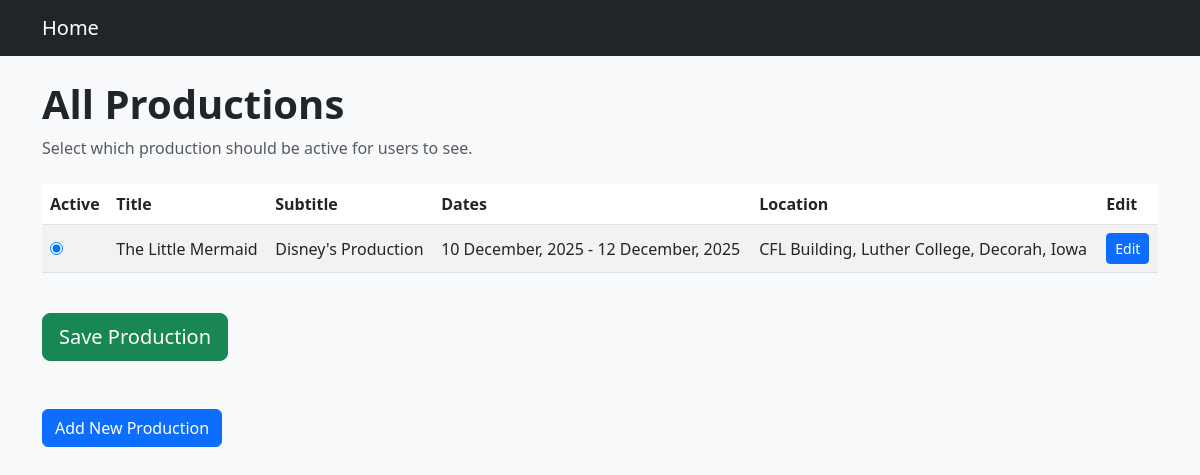
The page /edit/all on the database its author committed.
### App/models.py (models this page shows, shortened)
class Production(db.Model):
    __tablename__ = "production"
    id = Column(Integer, primary_key=True, nullable=False)
    title = Column(String, nullable=False)
    subtitle = Column(String)
    image = Column(String)
    start_date = Column(DateTime)
    end_date = Column(DateTime)
    location = Column(String)
    price = Column(Float)
    notes = Column(String)
    thanks = Column(String)
    is_active = Column(Boolean)

### App/routes.py (the view)
@edit.get("/all")
def edit_all():
    productions = Production.query.all()
    return render_template("edit/all.jinja", productions=productions)

### App/templates/edit/all.jinja
{% extends "edit/base.jinja" %}
{% block content %}
<div class="mb-4">
    <h1 class="fw-bold">All Productions</h1>
    <p class="text-muted">Select which production should be active for users to see.</p>
</div>
<form method="POST" action="">
    <div class="table-responsive">
        <table class="table table-striped align-middle">
            <thead>
                <tr>
                    <th>Active</th>
                    <th>Title</th>
                    <th>Subtitle</th>
                    <th>Dates</th>
                    <th>Location</th>
                    <th>Edit</th>
                </tr>
            </thead>
            <tbody>
                {% for prod in productions %}
                <tr>
                    <td>
                        <input type="radio" name="active_production" value="{{ prod.id }}" {% if prod.is_active %} checked {% endif %}>
                    </td>
                    <td>{{ prod.title }}</td>
                    <td>{{ prod.subtitle }}</td>
                    <td>
                        {% if prod.start_date %}{{ prod.start_date.strftime('%d %B, %Y') }}{% endif %} -
                        {% if prod.end_date %}{{ prod.end_date.strftime('%d %B, %Y') }}{% endif %}
                    </td>
                    <td>{{ prod.location }}</td>
                    <td>
                        <a href="/edit/{{ prod.id }}/aspects" class="btn btn-sm btn-primary">Edit</a>
                    </td>
                </tr>
                {% endfor %}
            </tbody>
        </table>
    </div>
    <div class="mt-4">
        <button class="btn btn-success btn-lg">Save Production</button>
    </div>
</form>
<div class="mt-5">
    <a href="/edit/new" class="btn btn-primary">Add New Production</a>
</div>
{% endblock %}

### rows shown on the page
Production: is_active "☑", title "The Little Mermaid", subtitle "Disney's Production", start_date "10 December, 2025", end_date "12 December, 2025", location "CFL Building, Luther College, Decorah, Iowa"
